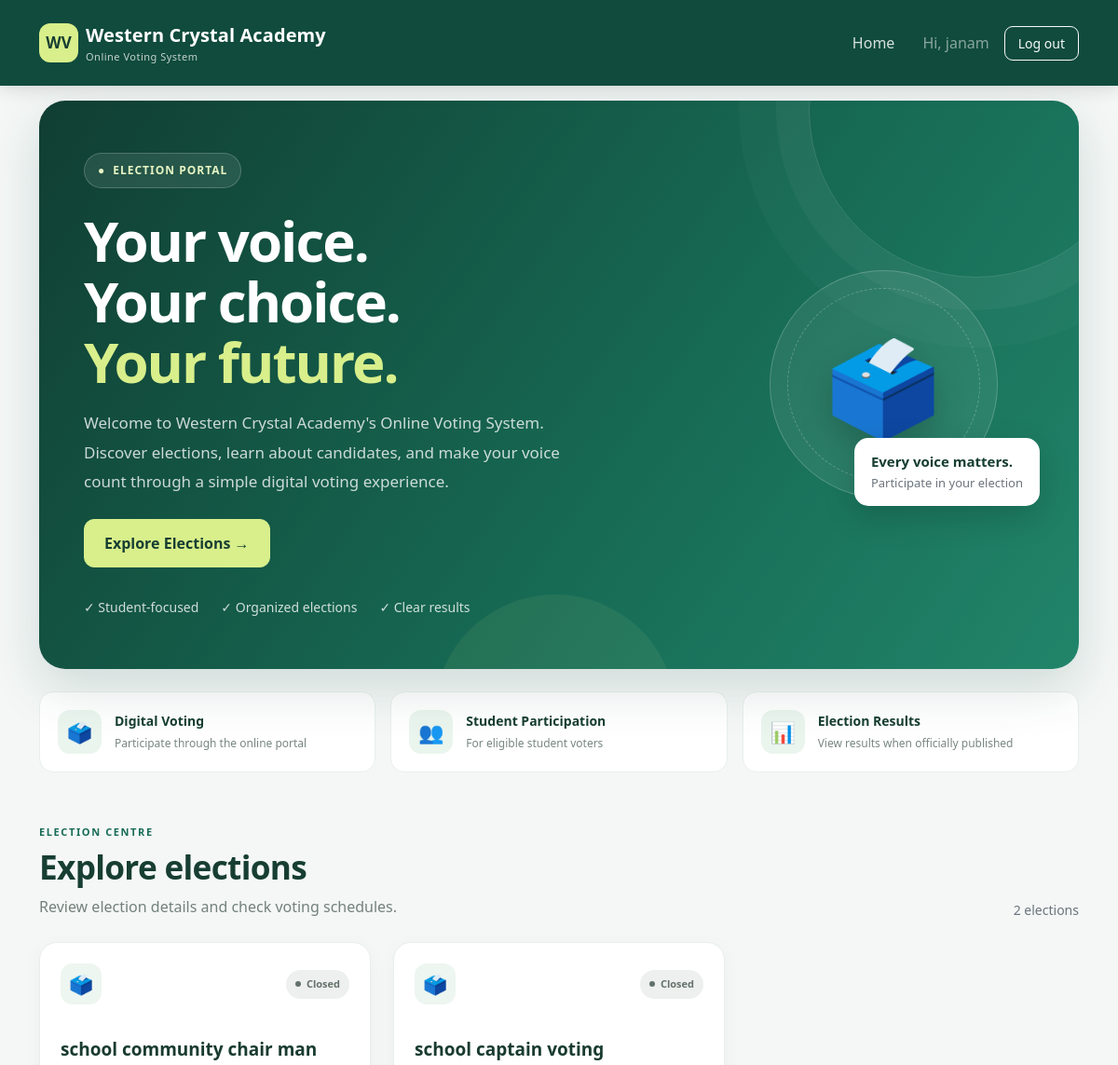
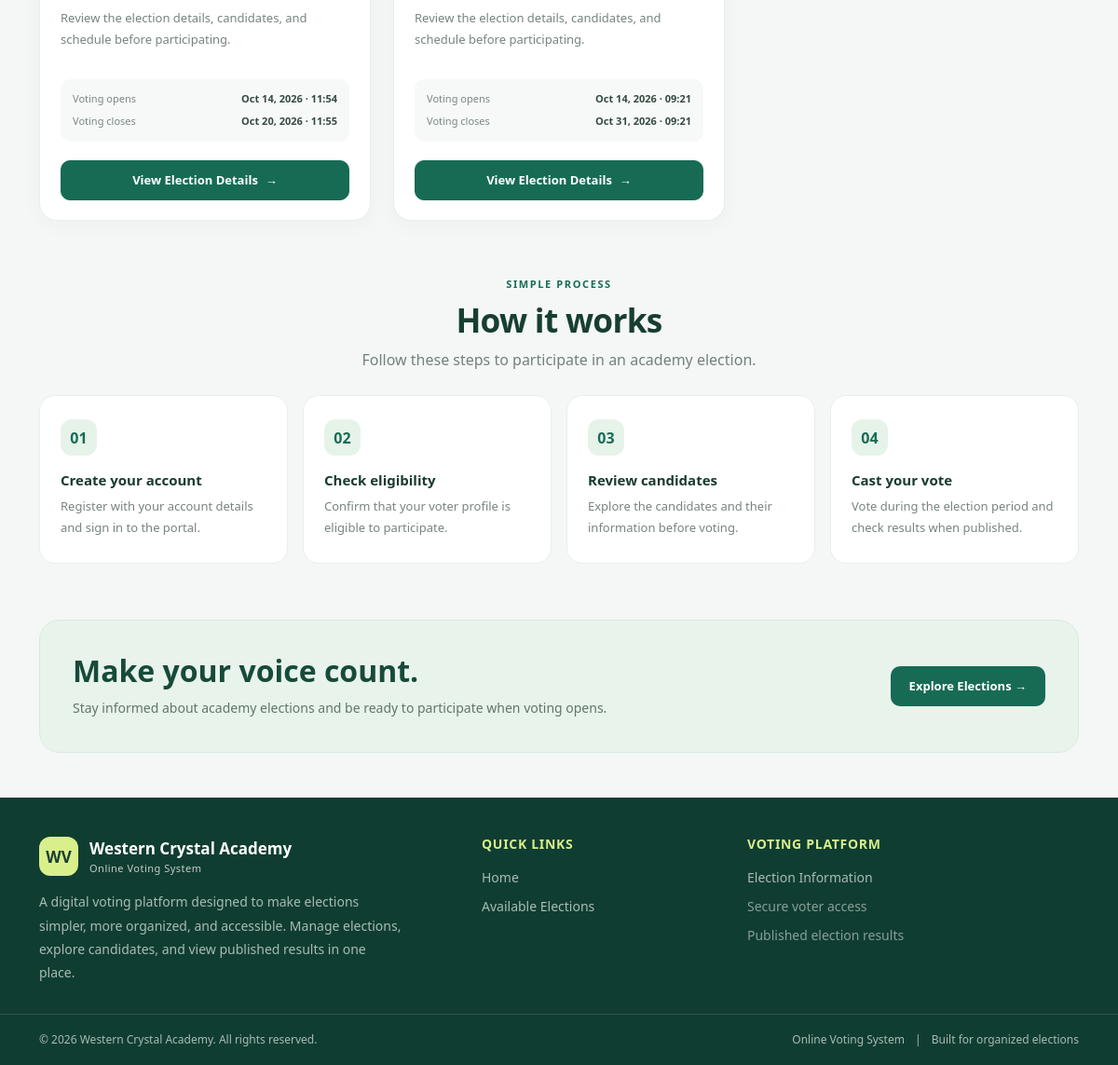
The page / (signed in) on the database its author committed (2 pictures, top to bottom).
### voting/models.py (models this page shows, shortened)
class Election(models.Model):
    title = models.CharField(max_length=150)
    description = models.TextField(blank=True)
    opens_at = models.DateTimeField()
    closes_at = models.DateTimeField()
    is_published = models.BooleanField(default=False)
    results_published = models.BooleanField(default=False)
    created_at = models.DateTimeField(auto_now_add=True)
    class Meta:
        ordering = ["-opens_at"]
    @property
    def is_open(self):
        now = timezone.now()
        return (
            self.is_published
            and self.opens_at <= now <= self.closes_at
        )

### voting/views.py (the view)
# urls.py: path("", views.home, name="home"),
def home(request):
    elections = Election.objects.filter(
        is_published=True
    ).order_by("-opens_at")
    return render(
        request,
        "voting/home.html",
        {
            "elections": elections,
            "now": timezone.now(),
        },
    )

### templates/voting/home.html (shortened to what this page needs)
{% extends "base.html" %}
{% block content %}
<div class="home-page">
    <section class="home-hero animate-home">
        <div class="row align-items-center g-4">
            <div class="col-lg-8">
                <span class="hero-label">
                    <span>●</span> Election Portal
                </span>
                <h1 class="hero-title">
                    Your voice.<br>
                    Your choice.<br>
                    <span>Your future.</span>
                </h1>
                <p class="hero-description">
                    Welcome to Western Crystal Academy's Online Voting System.
                    Discover elections, learn about candidates, and make your
                    voice count through a simple digital voting experience.
                </p>
                <div class="hero-actions d-flex flex-wrap gap-2 mt-4">
                    {% if user.is_authenticated %}
                        <a class="btn hero-primary-btn"
                           href="#elections">
                            Explore Elections <span aria-hidden="true">→</span>
                        </a>
                    {% endif %}
                </div>
                <div class="d-flex flex-wrap gap-3 gap-lg-4 mt-4 pt-2 small"
                     style="color:rgba(255,255,255,.8)">
                    <span>✓ Student-focused</span>
                    <span>✓ Organized elections</span>
                    <span>✓ Clear results</span>
                </div>
            </div>
            <div class="col-lg-4">
                <div class="hero-visual">
                    <div class="ballot-art">
                        <div class="ballot-icon" aria-hidden="true">🗳️</div>
                    </div>
                    <div class="floating-note">
                        <strong>Every voice matters.</strong>
                        <span class="text-secondary">Participate in your election</span>
                    </div>
                </div>
            </div>
        </div>
    </section>
    <section class="info-strip">
        <div class="row g-3">
            <div class="col-sm-6 col-lg-4">
                <div class="info-item">
                    <div class="info-icon" aria-hidden="true">🗳️</div>
                    <div>
                        <strong>Digital Voting</strong>
                        <small>Participate through the online portal</small>
                    </div>
                </div>
            </div>
            <div class="col-sm-6 col-lg-4">
                <div class="info-item">
                    <div class="info-icon" aria-hidden="true">👥</div>
                    <div>
                        <strong>Student Participation</strong>
                        <small>For eligible student voters</small>
                    </div>
                </div>
            </div>
            <div class="col-sm-6 col-lg-4">
                <div class="info-item">
                    <div class="info-icon" aria-hidden="true">📊</div>
                    <div>
                        <strong>Election Results</strong>
                        <small>View results when officially published</small>
                    </div>
                </div>
            </div>
        </div>
    </section>
    <section id="elections" class="election-section">
        <div class="d-flex flex-wrap justify-content-between align-items-end gap-3 mb-4">
            <div>
                <p class="section-eyebrow">Election Centre</p>
                <h2 class="section-title">Explore elections</h2>
                <p class="section-description mb-0">
                    Review election details and check voting schedules.
                </p>
            </div>
            <div class="small text-secondary">
                {% if elections %}
                    {{ elections|length }} election{{ elections|length|pluralize }}
                {% else %}
                    Election portal
                {% endif %}
            </div>
        </div>
        <div class="row g-4">
            {% for election in elections %}
                <div class="col-md-6 col-xl-4">
                    <article class="election-card">
                        <div class="election-card-top">
                            <div class="d-flex align-items-center justify-content-between gap-2">
                                <div class="election-symbol" aria-hidden="true">
                                    🗳️
                                </div>
                                {% if not election.is_published %}
                                    <span class="status-badge status-closed">
                                        <span class="status-dot"></span>
                                        Unpublished
                                    </span>
                                {% elif election.is_open %}
                                    <span class="status-badge status-open">
                                        <span class="status-dot"></span>
                                        Voting Open
                                    </span>
                                {% elif election.opens_at > now %}
                                    <span class="status-badge status-upcoming">
                                        <span class="status-dot"></span>
                                        Upcoming
                                    </span>
                                {% else %}
                                    <span class="status-badge status-closed">
                                        <span class="status-dot"></span>
                                        Closed
                                    </span>
                                {% endif %}
                            </div>
                        </div>
                        <div class="election-card-body">
                            <h3>{{ election.title }}</h3>
                            <p class="election-description">
                                {{ election.description|default:"Review the election details, candidates, and schedule before participating."|truncatechars:135 }}
                            </p>
                            <div class="election-dates">
                                <div class="date-line">
                                    <span>Voting opens</span>
                                    <strong>{{ election.opens_at|date:"M d, Y · H:i" }}</strong>
                                </div>
                                <div class="date-line">
                                    <span>Voting closes</span>
                                    <strong>{{ election.closes_at|date:"M d, Y · H:i" }}</strong>
                                </div>
                            </div>
                            <a class="election-btn"
                               href="{% url 'election_detail' election.id %}">
                                View Election Details
                                <span aria-hidden="true">→</span>
                            </a>
                        </div>
                    </article>
                </div>
            {% endfor %}
        </div>
    </section>
    <section class="steps-section">
        <div class="text-center mb-4">
            <p class="section-eyebrow">Simple Process</p>
            <h2 class="section-title">How it works</h2>
            <p class="section-description">
                Follow these steps to participate in an academy election.
            </p>
        </div>
        <div class="row g-3">
            <div class="col-sm-6 col-lg-3">
                <div class="step-card">
                    <div class="step-number">01</div>
                    <h4>Create your account</h4>
                    <p>Register with your account details and sign in to the portal.</p>
                </div>
            </div>
            <div class="col-sm-6 col-lg-3">
                <div class="step-card">
                    <div class="step-number">02</div>
                    <h4>Check eligibility</h4>
                    <p>Confirm that your voter profile is eligible to participate.</p>
                </div>
            </div>
            <div class="col-sm-6 col-lg-3">
                <div class="step-card">
                    <div class="step-number">03</div>
                    <h4>Review candidates</h4>
                    <p>Explore the candidates and their information before voting.</p>
                </div>
            </div>
            <div class="col-sm-6 col-lg-3">
                <div class="step-card">
                    <div class="step-number">04</div>
                    <h4>Cast your vote</h4>
                    <p>Vote during the election period and check results when published.</p>
                </div>
            </div>
        </div>
    </section>
    <section class="home-cta">
        <div class="d-flex flex-column flex-lg-row align-items-lg-center justify-content-between gap-4">
            <div>
                <h2 class="mb-2">Make your voice count.</h2>
                <p>
                    Stay informed about academy elections and be ready to
                    participate when voting opens.
                </p>
            </div>
            {% if user.is_authenticated %}
                <a href="#elections" class="cta-btn">
                    Explore Elections →
                </a>
            {% else %}
                <a href="{% url 'login' %}" class="cta-btn">
                    Sign in to Continue →
                </a>
            {% endif %}
        </div>
    </section>
</div>
{% endblock %}

### templates/base.html (shortened to what this page needs)
<!doctype html>
<html lang="en">
<head>
    <link href="https://cdn.jsdelivr.net/npm/bootstrap@5.3.3/dist/css/bootstrap.min.css"
          rel="stylesheet">
</head>
<body>
<nav class="navbar navbar-expand-lg navbar-dark main-navbar">
    <div class="container">
        <a class="navbar-brand d-flex align-items-center gap-2"
           href="{% url 'home' %}">
            <span class="brand-mark">WV</span>
            <span>
                Western Crystal Academy
                <small class="d-block fw-normal opacity-75 brand-subtitle">
                    Online Voting System
                </small>
            </span>
        </a>
        <div class="collapse navbar-collapse" id="mainNavigation">
            <div class="navbar-nav ms-auto align-items-lg-center gap-lg-2">
                <a class="nav-link" href="{% url 'home' %}">
                    Home
                </a>
                {% if user.is_authenticated %}
                    <span class="navbar-text text-white-50 px-lg-2">
                        Hi, {{ user.username }}
                    </span>
                    <form method="post" action="{% url 'logout' %}" class="m-0">
                        <button type="submit" class="btn btn-sm btn-outline-light btn-logout">
                            Log out
                        </button>
                    </form>
                {% endif %}
            </div>
        </div>
    </div>
</nav>
<main class="container page-main">
    {% block content %}{% endblock %}
</main>
<footer class="site-footer">
    <div class="container footer-main">
        <div class="row g-4">
            <div class="col-lg-5 col-md-6">
                <div class="footer-brand">
                    <span class="brand-mark">WV</span>
                    <span>
                        Western Crystal Academy
                        <small class="d-block fw-normal brand-subtitle opacity-75">
                            Online Voting System
                        </small>
                    </span>
                </div>
                <p class="footer-description mb-0">
                    A digital voting platform designed to make elections
                    simpler, more organized, and accessible. Manage elections,
                    explore candidates, and view published results in one place.
                </p>
            </div>
            <div class="col-lg-3 col-md-6">
                <h6 class="footer-heading">Quick Links</h6>
                <div class="footer-links">
                    <a href="{% url 'home' %}">Home</a>
                    {% if user.is_authenticated %}
                        <a href="{% url 'home' %}">Available Elections</a>
                    {% else %}
                        <a href="{% url 'login' %}">Voter Login</a>
                        <a href="{% url 'register' %}">Create an Account</a>
                    {% endif %}
                </div>
            </div>
            <div class="col-lg-4 col-md-6">
                <h6 class="footer-heading">Voting Platform</h6>
                <div class="footer-links">
                    <a href="{% url 'home' %}">Election Information</a>
                    <span class="text-white-50 small">
                        Secure voter access
                    </span>
                    <span class="text-white-50 small">
                        Published election results
                    </span>
                </div>
            </div>
        </div>
    </div>
    <div class="footer-bottom">
        <div class="container">
            <div class="row align-items-center gy-2">
                <div class="col-md-6 text-center text-md-start">
                    &copy; {% now "Y" %} Western Crystal Academy.
                    All rights reserved.
                </div>
                <div class="col-md-6 text-center text-md-end">
                    <span>Online Voting System</span>
                    <span class="mx-2">|</span>
                    <span>Built for organized elections</span>
                </div>
            </div>
        </div>
    </div>
</footer>
</body>
</html>

### rows shown on the page
Election: is_published True (drawn), title "school community chair man", description "Review the election details, candidates, and schedule before participating.", opens_at "Oct 14, 2026 · 11:54", closes_at "Oct 20, 2026 · 11:55"
Election: is_published True (drawn), title "school captain voting", description "Review the election details, candidates, and schedule before participating.", opens_at "Oct 14, 2026 · 09:21", closes_at "Oct 31, 2026 · 09:21"

### other values the page prints
{{ user.username }} "janam"
{{ elections|length }} "2"
